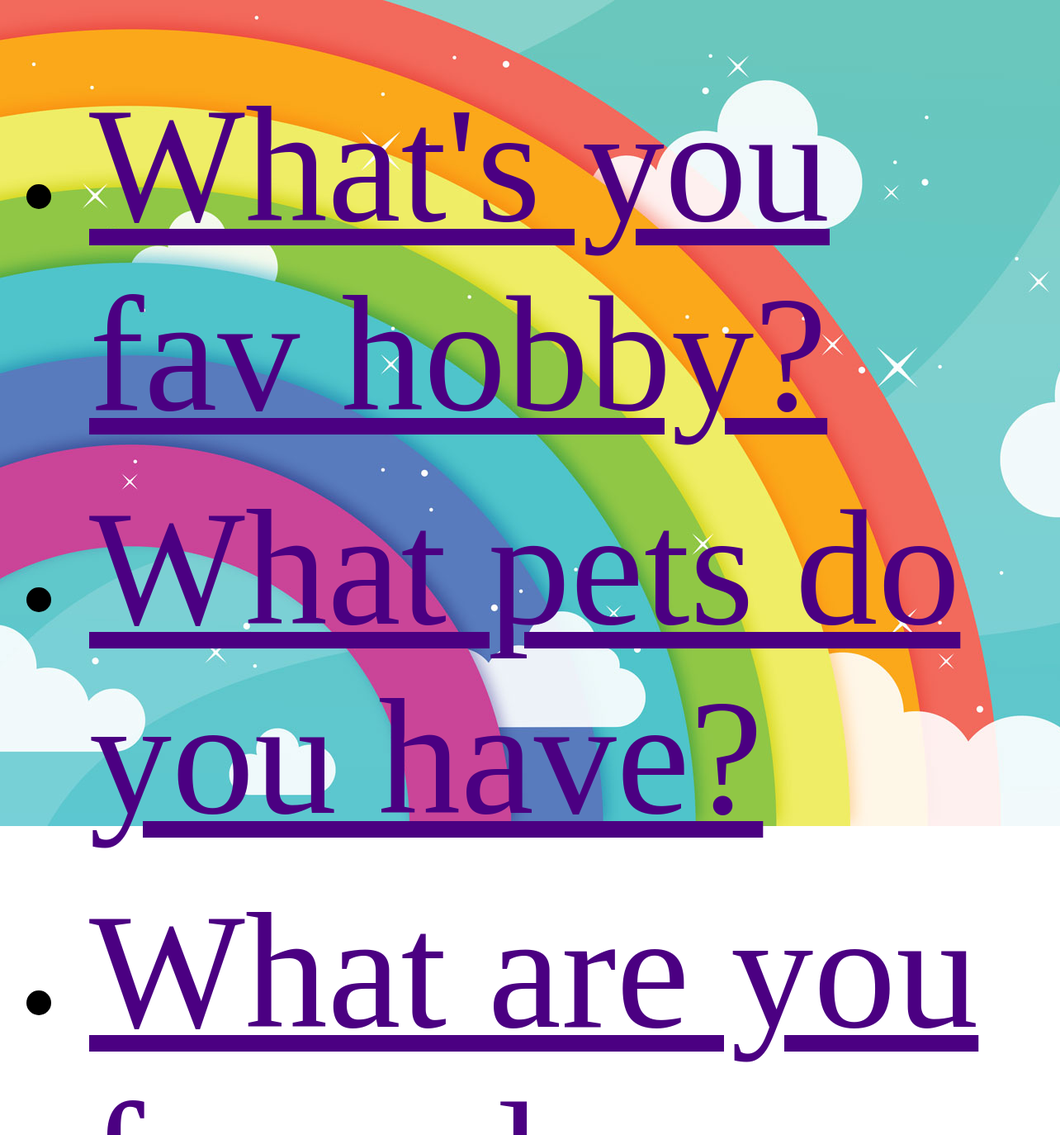
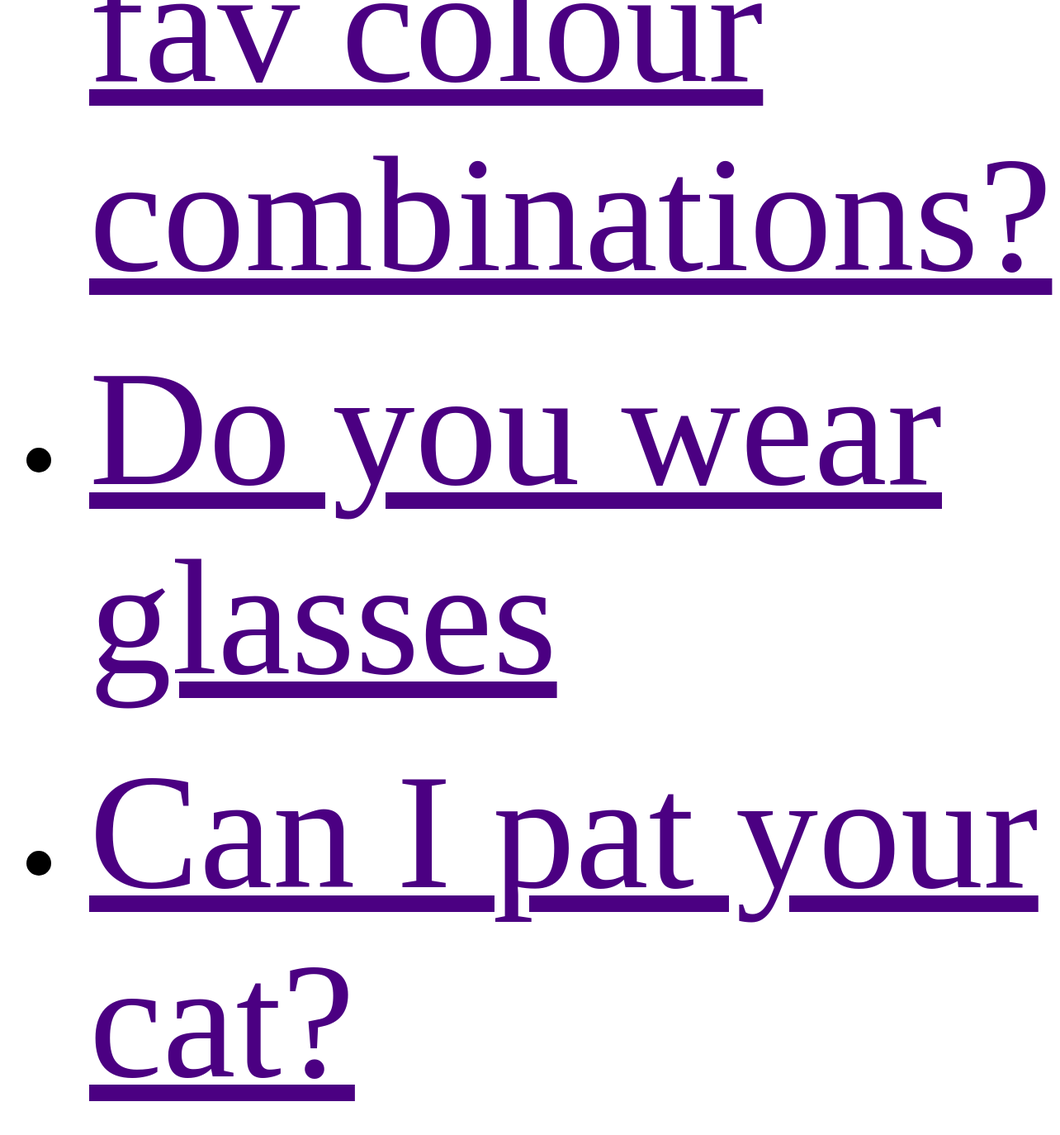
Screenshot of /polls/ with the database file from the repository (2 pictures, top to bottom).
### polls/models.py (models this page shows, shortened)
class Question(models.Model):
  question_text = models.CharField(max_length=200)
  pub_date = models.DateTimeField('date published')
  def was_published_recently(self):
    now = timezone.now()
    return now - datetime.timedelta(days=1) <= self.pub_date <= now
  was_published_recently.admin_order_field = 'pub_date'
  was_published_recently.boolean = True
  was_published_recently.hort_description = 'Published Recently?'

### polls/views.py (the view)
# urls.py: path('', views.IndexView.as_view(), name = 'index'),
class IndexView(generic.ListView):
  template_name = 'polls/index.html'
  context_object_name = 'latest_question_list'
  def get_queryset(self):
    return Question.objects.filter(
      pub_date__lte = timezone.now()
    ).order_by('-pub_date')[:5]

### polls/templates/polls/index.html (shortened to what this page needs)
<!DOCTYPE html>
<html>
  <head>
    {% load static %}
    <link rel="stylesheet" type="text/css" href="{% static 'polls/style.css' %}">
  </head>
  <body>
    <div class="pollPage">
      {% if latest_question_list %}
          <ul>
              {% for question in latest_question_list %}
                  <li><a href = "{% url 'polls:detail' question.id %}">{{ question.question_text }}</a></li>
              {% endfor %}
          </ul>
      {% else %}
              <p>No polls are available</p>
      {% endif %}
    </div>
  </body>
</html>

### polls/static/polls/style.css (style rules this page uses)
li a { color: indigo; font-size: 2em; }
li { padding: 10px; margin: 10px 0; font-size: 100px; }
.pollPage { margin: 75px 0 0 50px; }
body { background: white url("images/background.jpg") no-repeat; }

### rows the page displays
Question: question_text "What's you fav hobby?"
Question: question_text "What pets do you have?"
Question: question_text "What are you fav colour combinations?"
Question: question_text "Do you wear glasses"
Question: question_text "Can I pat your cat?"
